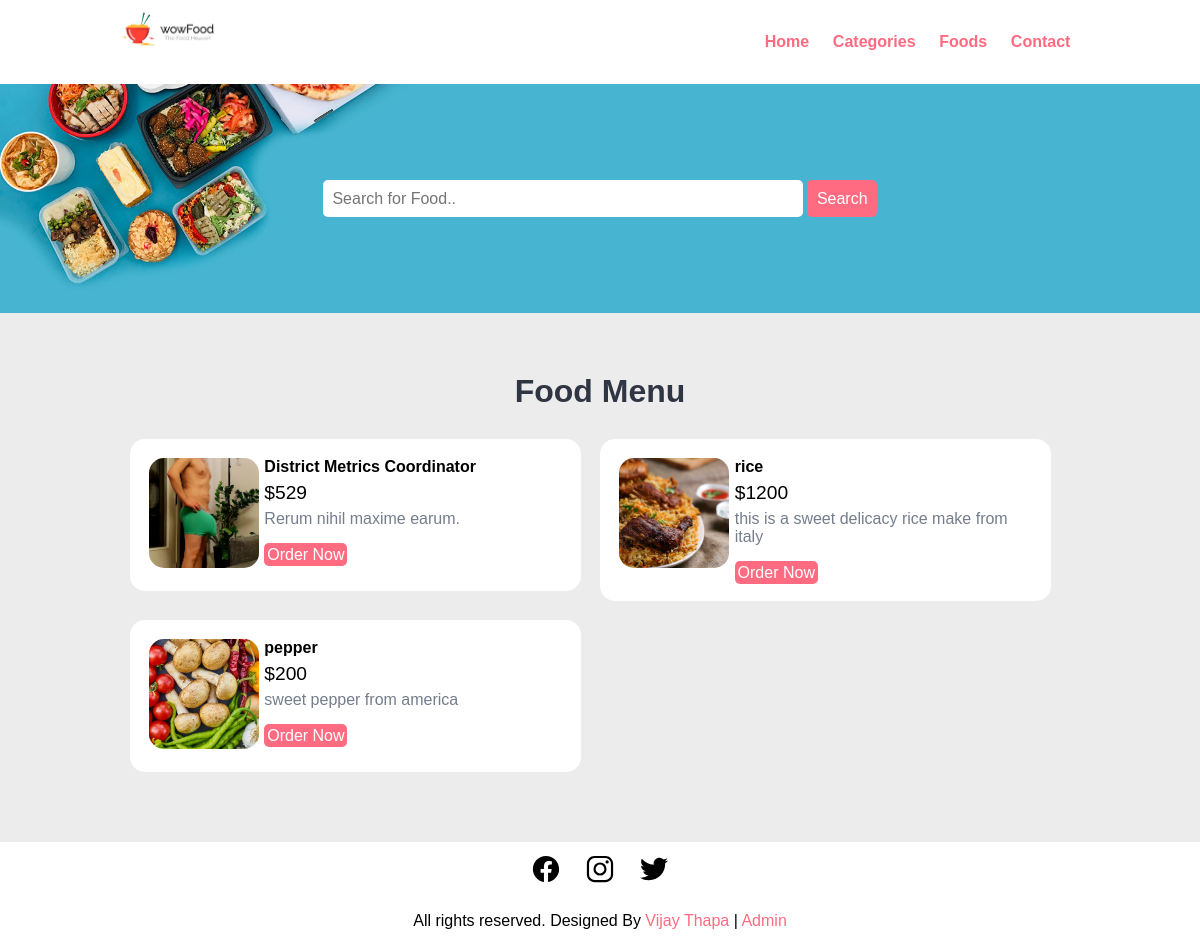
Screenshot of /foods.php with the database file from the repository.
### tables this page shows
CREATE TABLE `food` (
  `id` int(11) NOT NULL,
  `unique_id` int(11) NOT NULL,
  `title` varchar(255) NOT NULL,
  `price` double NOT NULL,
  `description` varchar(255) NOT NULL,
  `image_name` varchar(255) NOT NULL,
  `category_id` int(11) NOT NULL,
  `featured` varchar(10) NOT NULL,
  `active` varchar(10) NOT NULL
);

### foods.php (the view, shortened to what this page needs)
<?php include "partials/header.php" ?>
    <section class="food-search text-center">
        <div class="container">
            <form action="food-search.php" method="POST">
                <input type="search" name="search" placeholder="Search for Food.." autocomplete="off" required>
                <input type="submit" name="submit" value="Search" class="btn btn-primary">
            </form>
        </div>
    </section>
    <section class="food-menu">
        <div class="container">
            <h2 class="text-center">Food Menu</h2>
            <?php
                $sql = mysqli_query($conn, "SELECT * FROM food");
                if(mysqli_num_rows($sql) > 0){
                    while($row=mysqli_fetch_assoc($sql)){
                        ?>
                    <div class="food-menu-box">
                        <div class="food-menu-img">
                            <img src="uploads/<?php echo $row['image_name'] ?>"  class="img-responsive img-curve" style="width:110px;height:110px;object-fit:cover">
                        </div>
                        <div class="food-menu-desc">
                            <h4><?php echo $row['title'] ?></h4>
                            <p class="food-price">$<?php echo $row['price'] ?></p>
                            <p class="food-detail">
                                <?php echo $row['description'] ?>
                            </p>
                            <br>
                            <a href="order.php?food_id=<?php echo $row['unique_id'] ?>" class="btn btn-primary">Order Now</a>
                        </div>
                    </div>
                    <?php
                    }
                }else{
                    echo "<h2> No food Found </h2>";
                }
            ?>
        </div>
    </section>
<?php  include_once "partials/footer.php" ?>

### css/style.css (style rules this page uses)
* { margin: 0 0; padding: 0 0; font-family: Arial, Helvetica, sans-serif; }
.container { width: 80%; margin: 0 auto; padding: 1%; }
.img-responsive { width: 100%; }
.img-curve { border-radius: 15px; }
.text-center { text-align: center; }
a { color: #ff6b81; text-decoration: none; }
.btn { padding: 1%; border: none; font-size: 1rem; border-radius: 5px; }
.btn-primary { background-color: #ff6b81; color: white; cursor: pointer; }
h2 { color: #2f3542; font-size: 2rem; margin-bottom: 2%; }
.food-search { background-image: url(../images/bg.jpg); background-size: cover; background-repeat: no-repeat; background-position: center; padding: 7% 0; }
.food-search input[type="search"] { width: 50%; padding: 1%; font-size: 1rem; border: none; border-radius: 5px; outline: none; }
.food-menu { background-color: #ececec; padding: 4% 0; }
.food-menu-box { width: 43%; margin: 1%; padding: 2%; float: left; background-color: white; border-radius: 15px; }
.food-menu-img { width: 20%; float: left; }
.food-menu-desc { width: 70%; float: left; margin-left: 8%; }
.food-price { font-size: 1.2rem; margin: 2% 0; }
.food-detail { font-size: 1rem; color: #747d8c; }

### rows the page displays
food: image_name (picture), title "District Metrics Coordinator", price "529", description "Rerum nihil maxime earum."
food: image_name (picture), title "rice", price "1200", description "this is a sweet delicacy rice make from italy"
food: image_name (picture), title "pepper", price "200", description "sweet pepper from america"
